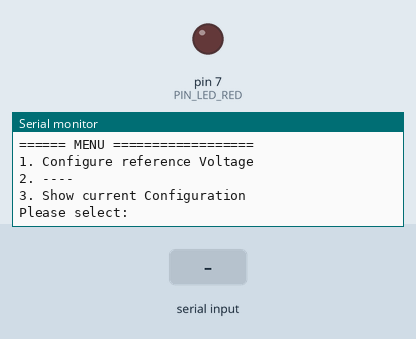
The sketch below on a simulated Arduino Uno, built with avr-gcc and run on an emulated ATmega328P. Shown: output pins drawn as LEDs (lit = HIGH), the last lines printed to the serial monitor. The test bench sets the inputs (shaded band). EEPROM starts erased.

Above: at 1.2 s.
1.3 s: "1\n" received over Serial
At 2.2 s:
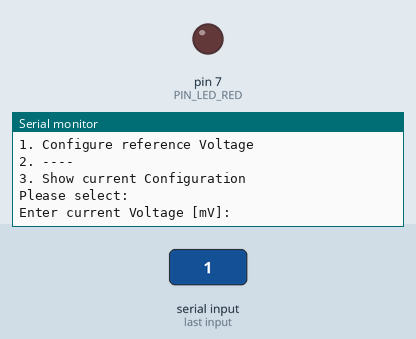
2.8 s: "3\n" received over Serial
At 4.3 s:
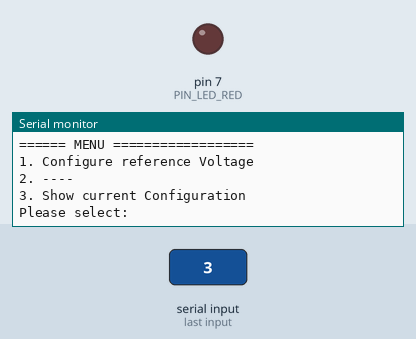

Measured:
- after the input at 1.3 s, the serial monitor: prints a new line at once (image 1)
- after the input at 2.8 s, the serial monitor: prints a new line at once (image 2)

The sketch:

Setup.ino
```cpp
#include "BatLib.h"
#include <EEPROM.h>
#include <SdFat.h>

#include <EEPROM.h>
#include <SdFat.h>
SdFat sd;

const int ADR_REF_VOLT = 0;

void loop(){

	Serial.println();
	Serial.println("====== MENU ==================");
	Serial.println("1. Configure reference Voltage");
	Serial.println("2. ----");
	Serial.println("3. Show current Configuration");
	Serial.println();
	Serial.println("Please select:");
	String input = readToNewLine();

	if (input.length() == 1)
	{
		switch (input.charAt(0))
		{
		case '1':
			setReferenceVoltage();
			break;
		case '3':
			printConfiguration();
			break;
		}
	}
}

void setReferenceVoltage(){
	Serial.println();
	Serial.println("Enter current Voltage [mV]:");
	long curVolt = readToNewLine().toInt();

	long uncalibrated = readVcc(1100);
	long refMiliVoltage = (1100 * curVolt) / uncalibrated;
	saveLong(ADR_REF_VOLT, refMiliVoltage);
	long miliVolts = readVcc(refMiliVoltage);
	Serial.print("Calibrated Voltage [mV]: ");
	Serial.println(miliVolts);
}

void printConfiguration(){
	Serial.println();
	Serial.println("Current configuration:");

	long refVolt = loadLong(ADR_REF_VOLT);
	long miliVolts = readVcc(refVolt);
	Serial.print("Reference Voltage [mV]:    ");
	Serial.print(refVolt);
	Serial.print(" (Current [mV]: ");
	Serial.print(miliVolts);
	Serial.println(")");
}

void setup(){
	pinMode(7, OUTPUT);

	Serial.begin(9600);
}

void saveLong(int adress, long value)
{
	const byte* p = (const byte*)&value;
	unsigned int i;
	for (i = 0; i < sizeof(value); i++)
	{
		EEPROM.write(adress + i, *p++);
	}
	long checkValue = loadLong(adress);
	if (value != checkValue)
	{
		Serial.print("Could not write Value!");
	}
}

long loadLong(int adress)
{
	long result = 0;
	byte* p = (byte*)&result;
	unsigned int i;
	for (i = 0; i < sizeof(result); i++)
	{
		*p++ = EEPROM.read(adress++);
	}
	return result;
}


long readVcc(long refMiliVoltage) {
	// Read 1.1V reference against AVcc
	// set the reference to Vcc and the measurement to the internal 1.1V reference
#if defined(__AVR_ATmega32U4__) || defined(__AVR_ATmega1280__) || defined(__AVR_ATmega2560__)
	ADMUX = _BV(REFS0) | _BV(MUX4) | _BV(MUX3) | _BV(MUX2) | _BV(MUX1);
#elif defined (__AVR_ATtiny24__) || defined(__AVR_ATtiny44__) || defined(__AVR_ATtiny84__)
	ADMUX = _BV(MUX5) | _BV(MUX0);
#elif defined (__AVR_ATtiny25__) || defined(__AVR_ATtiny45__) || defined(__AVR_ATtiny85__)
	ADMUX = _BV(MUX3) | _BV(MUX2);
#else
	ADMUX = _BV(REFS0) | _BV(MUX3) | _BV(MUX2) | _BV(MUX1);
#endif

	delay(2); // Wait for Vref to settle
	ADCSRA |= _BV(ADSC); // Start conversion
	while (bit_is_set(ADCSRA, ADSC)); // measuring

	uint8_t low = ADCL; // must read ADCL first - it then locks ADCH
	uint8_t high = ADCH; // unlocks both

	long result = (high << 8) | low;

	result = (refMiliVoltage * 1023) / result; // Calculate Vcc (in mV); 1125300 = 1.1*1023*1000
	return result; // Vcc in millivolts
}

String readToNewLine(){
	String inString;
	while (true) {
		char inChar = Serial.read();
		if (isDigit(inChar)) {
			inString += inChar;
		}
		if (inChar == '\n') {
			return inString;
		}
	}
}
```

BatLib.cpp
```cpp
#include "BatLib.h"

BatBoardClass::BatBoardClass()
{}

void BatBoardClass::init()
{
	pinMode(PIN_LED_GREEN, OUTPUT);
	pinMode(PIN_LED_YELLOW, OUTPUT);
	pinMode(PIN_LED_RED, OUTPUT);

	pinMode(PIN_BAT_IN, INPUT);

	pinMode(PIN_S1, INPUT);
	digitalWrite(PIN_S1, HIGH);

	pinMode(PIN_S2, INPUT);
	digitalWrite(PIN_S2, HIGH);

	pinMode(PIN_SD_PWR, OUTPUT);


}

// Helper Method to Set the State of all LEDs
void BatBoardClass::setLeds(int green, int yellow, int red)
{
	digitalWrite(PIN_LED_GREEN, green);
	digitalWrite(PIN_LED_YELLOW, yellow);
	digitalWrite(PIN_LED_RED, red);
}

// Stops PrgrammExecution and Reports the ErrorCode with the red LED
void BatBoardClass::error(int code){
	while (true)
	{
		for (int i = 0; i < code; i++){
			setLeds(LOW, LOW, HIGH);
			delay(250);
			setLeds(LOW, LOW, LOW);
			delay(500);
		}
		delay(2000);
	};
}

long BatBoardClass::getVcc()
{
	long voltRef = getRefVoltageSetting();
	return getVcc(voltRef);
}

long BatBoardClass::getVcc(long refMiliVoltage)
{
	// Read 1.1V reference against AVcc
	// set the reference to Vcc and the measurement to the internal 1.1V reference
#if defined(__AVR_ATmega32U4__) || defined(__AVR_ATmega1280__) || defined(__AVR_ATmega2560__)
	ADMUX = _BV(REFS0) | _BV(MUX4) | _BV(MUX3) | _BV(MUX2) | _BV(MUX1);
#elif defined (__AVR_ATtiny24__) || defined(__AVR_ATtiny44__) || defined(__AVR_ATtiny84__)
	ADMUX = _BV(MUX5) | _BV(MUX0);
#elif defined (__AVR_ATtiny25__) || defined(__AVR_ATtiny45__) || defined(__AVR_ATtiny85__)
	ADMUX = _BV(MUX3) | _BV(MUX2);
#else
	ADMUX = _BV(REFS0) | _BV(MUX3) | _BV(MUX2) | _BV(MUX1);
#endif

	delay(2); // Wait for Vref to settle
	ADCSRA |= _BV(ADSC); // Start conversion
	while (bit_is_set(ADCSRA, ADSC)); // measuring

	uint8_t low = ADCL; // must read ADCL first - it then locks ADCH
	uint8_t high = ADCH; // unlocks both

	long result = (high << 8) | low;

	result = (refMiliVoltage * 1023) / result; // Calculate Vcc (in mV); 1125300 = 1.1*1023*1000
	return result; // Vcc in millivolts
}

long BatBoardClass::getRefVoltageSetting()
{
	long result = 1100;
	EEPROM_read(0, result);
	return result;
}


BatBoardClass BatBoard;
```

BatLib.h
```cpp
// BatLib.h

#ifndef _BATLIB_h
#define _BATLIB_h

#if defined(ARDUINO) && ARDUINO >= 100
	#include "Arduino.h"
#else
	#include "WProgram.h"
#endif

#include <EEPROM.h>
#include <SdFat.h>

const int PIN_LED_GREEN = 5;
const int PIN_LED_YELLOW = 6;
const int PIN_LED_RED = 7;

const int PIN_SD_PWR = 3;
const int PIN_SD_CS = 10;

const int PIN_BAT_IN = 2;

const int PIN_S1 = 8;
const int PIN_S2 = 9;

class BatBoardClass
{
	public:
		BatBoardClass();
		void init();

		// Utilities
		long getVcc();

		// Helpers
		void setLeds(int green, int yellow, int red);
		void error(int code);
	private:
		long getVcc(long refMiliVoltage);

		//Helpers
		long getRefVoltageSetting();
};


extern BatBoardClass BatBoard;

template <class T> int EEPROM_read(int adress, T& value)
{
	byte* p = (byte*)(void*)&value;
	unsigned int i;
	for (i = 0; i < sizeof(value); i++)
		*p++ = EEPROM.read(adress++);
	return i;
}

#endif
```
